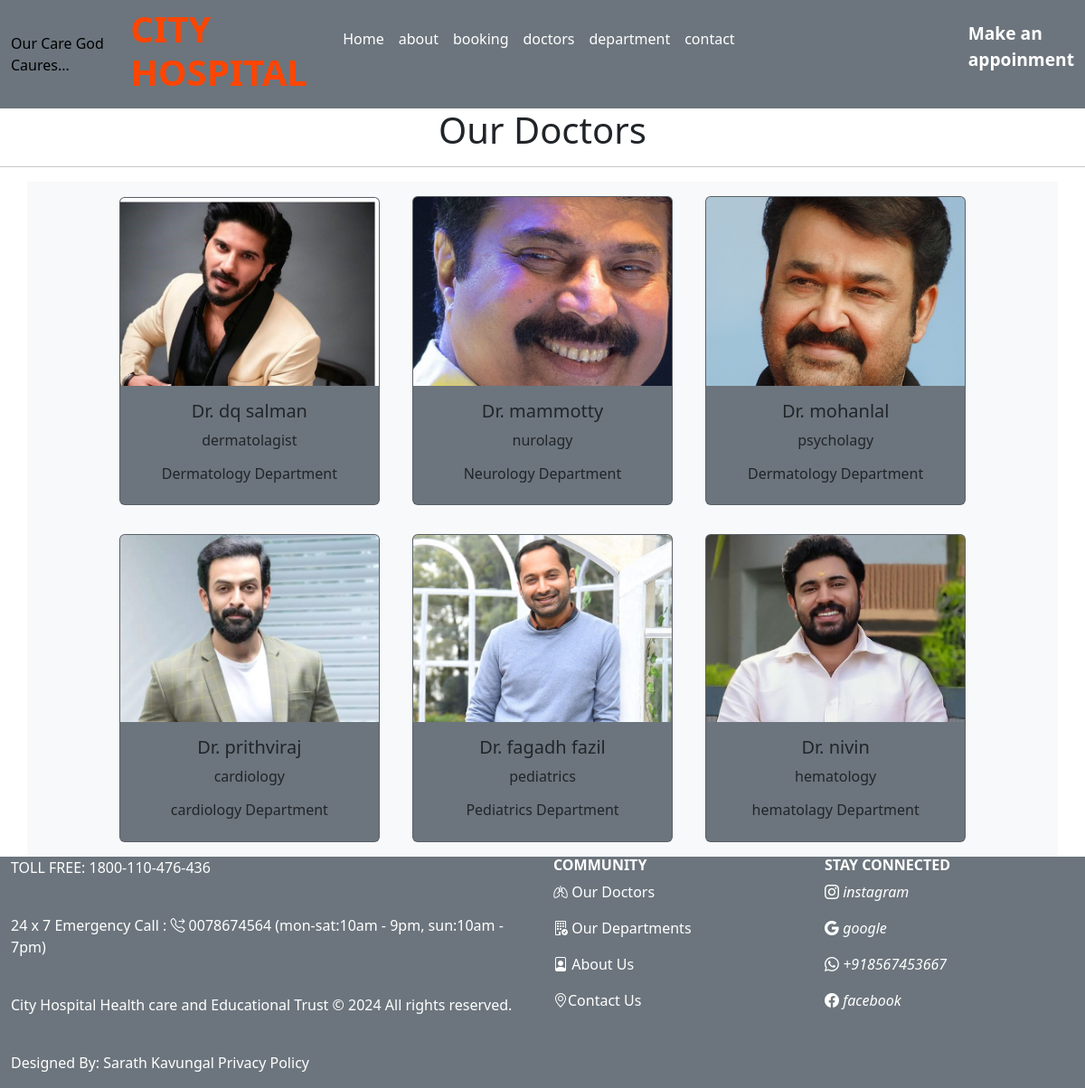
The app's page /doctors/ with its own data.
### home/models.py (models this page shows, shortened)
class Doctors(models.Model):
    doc_name = models.CharField(max_length=255)
    doc_spec = models.CharField(max_length=255)
    dep_name = models.ForeignKey(Departments, on_delete=models.CASCADE)
    doc_image = models.ImageField(upload_to='doctors')

class Departments(models.Model):
    dep_name =  models.CharField(max_length=100)
    dep_discription = models.TextField()
    def __str__(self):
        return self.dep_name

### home/views.py (the view)
# urls.py: path('doctors/', views.doctors, name='doctors'),
def doctors(request):
    dict_docs = {
        'doctors': Doctors.objects.all()
    }
    return render(request, 'doctors.html', dict_docs)

### templates/doctors.html (shortened to what this page needs)
{% extends 'base.html'%}
{% block content%}
<h1 class="text-center">Our Doctors</h1>
<hr>
<div class="container text-center bg-light">
    {% for d in doctors %}
    <div class="card text-center mx-3 my-3 bg-secondary" style="width: 18rem; display: inline-block;">
        <img src="{{d.doc_image.url}}" class="card-img-top" alt="...">
        <div class="card-body">
          <h5 class="card-title">Dr. {{d.doc_name}}</h5>
          <p class="card-text">{{d.doc_spec}}</p>
          <h6>{{d.dep_name}} Department</h6>
        </div>
      </div>
    {% endfor %}
</div>
{% endblock %}

### templates/base.html (shortened to what this page needs)
{% load static %}
<!DOCTYPE html>
<html lang="en">
<head>
    <link rel="stylesheet" href="{% static 'css/styles.css' %}">
    <link href="https://cdn.jsdelivr.net/npm/bootstrap@5.3.2/dist/css/bootstrap.min.css" rel="stylesheet">
<link rel="stylesheet" href="https://cdn.jsdelivr.net/npm/bootstrap-icons@1.11.3/font/bootstrap-icons.min.css">
</head>
<body>
  <nav class="navbar navbar-expand-lg bg-secondary">
    <div class="container-fluid">
      <h7 class="h7">Our Care God Caures...</h7>
      <h1 class="orange">CITY HOSPITAL</h1>
      <div class="collapse navbar-collapse" id="navbarNavDropdown">
        <ul class="navbar-nav">
          <li class="nav-item">
            <a class="nav-link active text-white" aria-current="page" href="{% url 'home'%}">Home</a>
          </li>
          <li class="nav-item">
            <a class="nav-link text-white" href="{% url 'about'%}">about</a>
          </li>
          <li class="nav-item">
            <a class="nav-link text-white" href="{% url 'booking'%}">booking</a>
          </li>
          <li class="nav-item">
            <a class="nav-link text-white" href="{% url 'doctors'%}">doctors</a>
          </li>
          <li class="nav-item">
            <a class="nav-link text-white" href="{% url 'department'%}">department</a>
          </li>
          <li class="nav-item">
            <a class="nav-link text-white" href="{% url 'contact'%}">contact</a>
          </li>
          <a id="id1" href="{% url 'booking'%}"><p class="" title="book your appoinment"> Make an appoinment</i> </p></a>
        </ul>
      </div>
    </div>
  </nav>
    {% block content%}
      {% endblock %}
        <div class="container-fluid bg-secondary">
        <div class="row">
          <div class="col-6">
          <p class="text-white">TOLL FREE: 1800-110-476-436</p><br>
        <p class="text-white"> 24 x 7 Emergency Call : <i class="bi bi-telephone-forward"></i> 0078674564 (mon-sat:10am - 9pm, sun:10am - 7pm)</p>
        <br>
          <p class="text-white">City Hospital Health care and Educational Trust © 2024 All rights reserved.</p><br>
          <p class="text-white">Designed By: Sarath Kavungal Privacy Policy</p>
      </div>
          <div class="col-3">
            <h6 class="text-white"><b>COMMUNITY</b></h6>
            <a id="id2" href="{% url 'doctors'%}"><p><i class="bi bi-lungs"></i> Our Doctors</i></p></a>
            <a id="id3" href="{% url 'department'%}"><p><i class="bi bi-building-check"></i></i> Our Departments</i></p></a>
            <a id="id4" href="{% url 'about'%}"><p><i class="bi bi-file-person"></i> About Us</i></p></a>
            <a id="id5" href="{% url 'contact'%}"><p><i class="bi bi-geo-alt"></i>Contact Us</i></p></a>
          </div>
          <div class="col-3">
            <h6 class="text-white"><b>STAY CONNECTED</b></h6>
         <a class="link1" href="https://www.instagram.com"><p><i class="bi bi-instagram text-white" title="visit instagram"> instagram</i></p></a>
         <a class="link1" href="https://www.google.com/"><p><i class="bi bi-google text-white" title="visit google"> google</i></p></a>
        <p><i class="bi bi-whatsapp text-white" title="whatsapp">  +918567453667</i></p>
        <a class="link1" href="https://www.facebook.com/"><p><i class="bi bi-facebook text-white" title="vist facebook"> facebook</i></p></a>
          </div>
        </div>
      </div>
</body>
</html>

### static/css/styles.css (style rules this page uses)
.h7 { color: black; font-size: medium; font-weight: 500; }
.link1 { text-decoration: none; }
#id1 { text-decoration: none; padding-left: 250px; color: white; font-size: larger; font-weight: 600; }
#id2,#id3,#id4,#id5 { text-decoration: none; color: white; font-weight: 400; font-size: medium; }
a:link { color: red; }
.nav-link { color: red; }
.orange { color: orangered; text-align: justify; font-weight: 600; font-family: system-ui, -apple-system, BlinkMacSystemFont, 'Segoe UI', Roboto, Oxygen, Ubuntu, Cantarell, 'Open Sans', 'Helvetica Neue', sans-serif; }
a { text-decoration: none; }

### records on screen
Doctors: doc_image (picture), doc_name "dq salman", doc_spec "dermatolagist", dep_name "Dermatology"
Doctors: doc_image (picture), doc_name "mammotty", doc_spec "nurolagy", dep_name "Neurology"
Doctors: doc_image (picture), doc_name "mohanlal", doc_spec "psycholagy", dep_name "Dermatology"
Doctors: doc_image (picture), doc_name "prithviraj", doc_spec "cardiology", dep_name "cardiology"
Doctors: doc_image (picture), doc_name "fagadh fazil", doc_spec "pediatrics", dep_name "Pediatrics"
Doctors: doc_image (picture), doc_name "nivin", doc_spec "hematology", dep_name "hematolagy"
